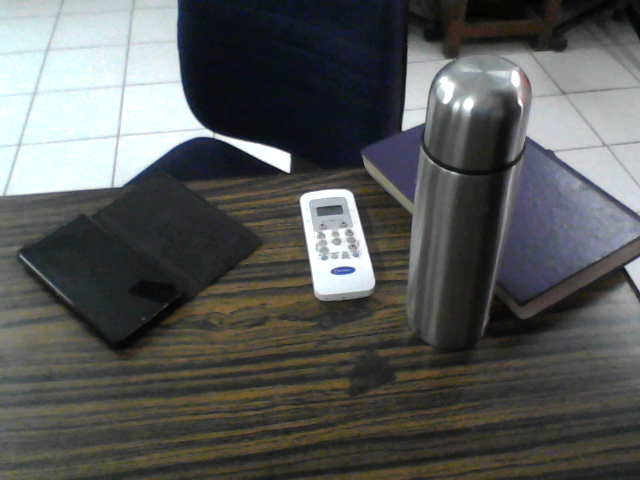
#> input picture Su19_Image_Processing/essential_matrix/data_4.png, 640 x 480 px, found by its file name
$ python 12_epipolar_geometry.py   (older library calls are emulated)
#> lines starting #> are read from the running program, lines starting #| are printed output that depends on the picture
import cv2
import numpy as np
from matplotlib import pyplot as plt
from utils import *

# img1 = cv2.imread('opencv_frame_ref_1.png',0)  #queryimage # left image
# img2 = cv2.imread('opencv_frame_ref_2.png',0) #trainimage # right image

img1 = cv2.imread('data_4.png',0)
#> img1: shape (480, 640); min 2, max 255, mean 88.6
img2 = cv2.imread('data_3.png',0)
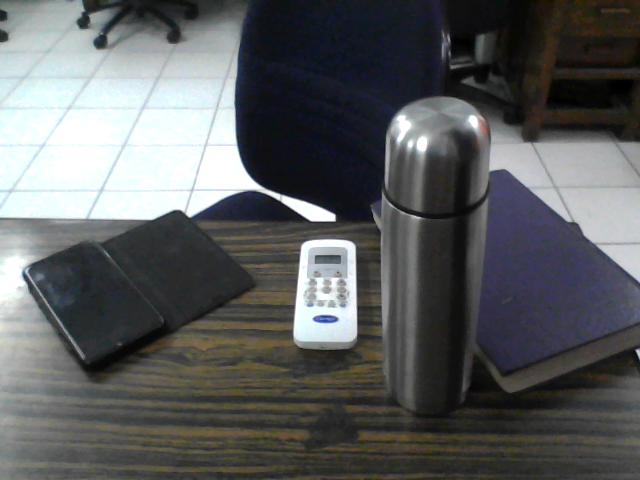
#> input picture Su19_Image_Processing/essential_matrix/data_3.png, 640 x 480 px, found by its file name
#> img2: shape (480, 640); min 0, max 255, mean 92.7


#####################################
### THIS DOES NOT TRULY BELONG HERE #
# [16 lines of commented-out code are left out]
orb = cv2.ORB()
orb = cv2.ORB_create(edgeThreshold=15, patchSize=31,
				nlevels=8, fastThreshold=20,scaleFactor=1.2,
				WTA_K=2, scoreType=cv2.ORB_HARRIS_SCORE,
				firstLevel=0,nfeatures=500)

## find the keypoints and descriptors with SIFT
# kp1, des1 = sift.detectAndCompute(img1,None)
# kp2, des2 = sift.detectAndCompute(img2,None)
kp1 = orb.detect(img1,None)
#> kp1 = 500 keypoints; strongest (x, y, size): (287, 158, 92.6), (287, 170, 37.2), (288, 171, 31), (283, 165, 111.1)
kp1, des1 = orb.compute(img1, kp1)
kp2 = orb.detect(img2,None)
#> kp2 = 500 keypoints; strongest (x, y, size): (332, 216, 64.3), (332, 218, 53.6), (331, 216, 77.1), (248, 182, 92.6)
kp2, des2 = orb.compute(img2, kp2)

# create BFMatcher object
bf = cv2.BFMatcher(cv2.NORM_HAMMING, crossCheck=True)
# Match descriptors.
matches = bf.match(des1,des2)
#> matches = 203 matches
# Sort them in the order of their distance.
matches = sorted(matches, key = lambda x:x.distance)
# Draw first 10 matches.
img3 = cv2.drawMatches(img1,kp1,img2,kp2,matches[:5],None, flags=2)
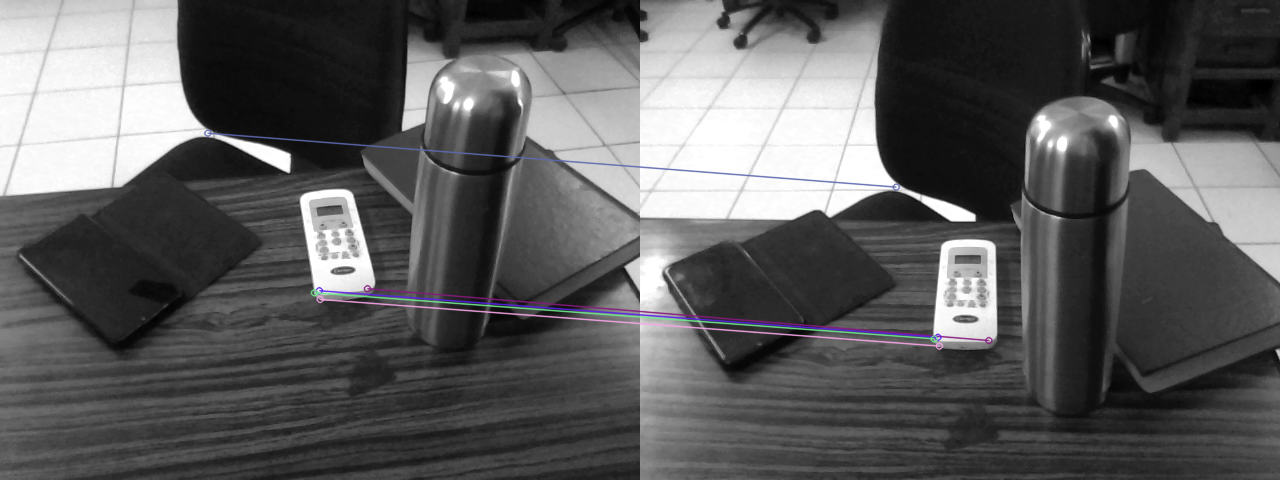
#> img3: shape (480, 1280, 3); mean of channels 0, 1, 2 91.3, 90.8, 91; drawn as B, G, R
# plt.imshow(img3),plt.show()

good = []
pts1 = []
pts2 = []

for m in matches:
	good.append([m])
	pts2.append(kp2[m.trainIdx].pt)
	pts1.append(kp1[m.queryIdx].pt)
#> after the loop, good = 203 matches; pts1 = 203 pairs, first value 20 to 557.3, second value 53.75 to 298.9; pts2 = 203 pairs, first value 24 to 574.8, second value 15 to 356.4

pts1 = np.int32(pts1)
#> pts1 = 203 pairs, first value 20 to 557, second value 53 to 298
pts2 = np.int32(pts2)
#> pts2 = 203 pairs, first value 24 to 574, second value 15 to 356
F, mask = cv2.findFundamentalMat(pts1,pts2,cv2.FM_LMEDS)
#> F = [[-3.1e-06, -7.13e-07, 0.00559], [1.14e-05, 1.75e-06, -0.0202], [-0.00501, 0.0161, 1]]; mask = 203 values, max 1 at index 0, min 0 at index 22, mean 0.734

# We select only inlier points
pts1 = pts1[mask.ravel()==1]
#> pts1 = 149 pairs, first value 203 to 526, second value 80 to 298
pts2 = pts2[mask.ravel()==1]
#> pts2 = 149 pairs, first value 107 to 490, second value 35 to 345

def drawlines(img1,img2,lines,pts1,pts2):
    ''' img1 - image on which we draw the epilines for the points in img2
        lines - corresponding epilines '''
    r,c = img1.shape
    img1 = cv2.cvtColor(img1,cv2.COLOR_GRAY2BGR)
    img2 = cv2.cvtColor(img2,cv2.COLOR_GRAY2BGR)
    for r,pt1,pt2 in zip(lines,pts1,pts2):
        color = tuple(np.random.randint(0,255,3).tolist())
        x0,y0 = map(int, [0, -r[2]/r[1] ])
        x1,y1 = map(int, [c, -(r[2]+r[0]*c)/r[1] ])
        img1 = cv2.line(img1, (x0,y0), (x1,y1), color,1)
        img1 = cv2.circle(img1,tuple(pt1),5,color,-1)
        img2 = cv2.circle(img2,tuple(pt2),5,color,-1)
    return img1,img2


# Find epilines corresponding to points in right image (second image) and
# drawing its lines on left image
lines1 = cv2.computeCorrespondEpilines(pts2.reshape(-1,1,2), 2,F)
#> lines1 = 149 rows, first 8: [-0.121, 0.993, -259.1], [-0.222, 0.975, -79.79], [-0.134, 0.991, -236.4], [-0.127, 0.992, -248.5], [-0.125, 0.992, -252.3], [-0.218, 0.976, -85.8], [-0.19, 0.982, -136], [-0.145, 0.989, -215.9]
lines1 = lines1.reshape(-1,3)
img5,img6 = drawlines(img1,img2,lines1,pts1,pts2)
#> the loop in drawlines, `for r,pt1,pt2 in zip(lines,pts1,pts2):` made 149 passes
#> (r, pt1, pt2, color, y0, y1) on passes 1 to 9: ([-0.121, 0.993, -259.1], [319, 298], [298, 345], (172, 47, 117), 260, 338), ([-0.222, 0.975, -79.79], [207, 132], [255, 186], (192, 67, 251), 81, 227), ([-0.134, 0.991, -236.4], [367, 288], [348, 340], (195, 103, 9), 238, 324), ([-0.127, 0.992, -248.5], [318, 290], [297, 336], (211, 21, 242), 250, 332), ([-0.125, 0.992, -252.3], [313, 292], [293, 338], (36, 87, 70), 254, 334), ([-0.218, 0.976, -85.8], [203, 137], [248, 189], (216, 88, 140), 87, 231), ([-0.19, 0.982, -136], [338, 205], [338, 255], (58, 193, 230), 138, 262), ([-0.145, 0.989, -215.9], [347, 268], [329, 318], (39, 87, 174), 218, 312), ([-0.127, 0.992, -248.6], [314, 288], [293, 335], (88, 81, 165), 250, 332)
#> after the loop in drawlines, `for r,pt1,pt2 in zip(lines,pts1,pts2):`:
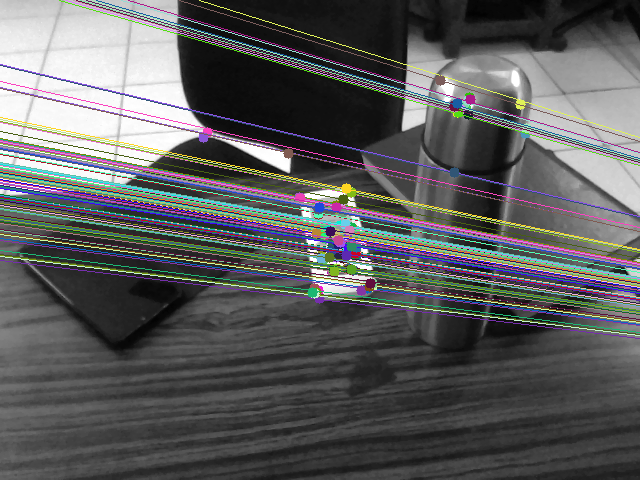
#> img1: shape (480, 640, 3); mean B, G, R 92.7, 92.2, 91.7
#> after the loop in drawlines, `for r,pt1,pt2 in zip(lines,pts1,pts2):`:
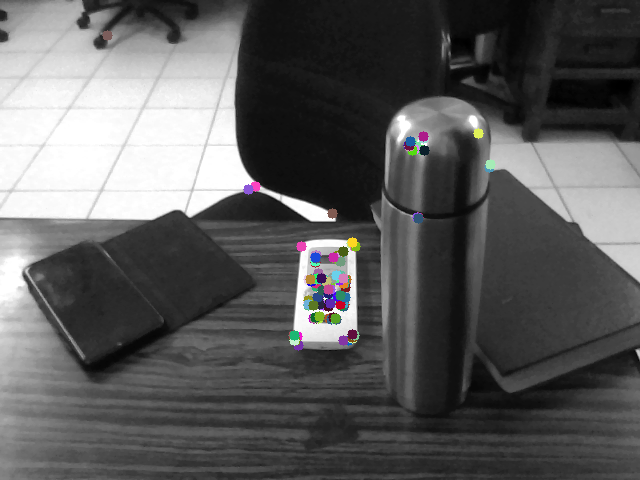
#> img2: shape (480, 640, 3); mean B, G, R 92, 91.9, 92

# Find epilines corresponding to points in left image (first image) and
# drawing its lines on right image
lines2 = cv2.computeCorrespondEpilines(pts1.reshape(-1,1,2), 1,F)
#> lines2 = 149 rows, first 8: [0.265, -0.964, 252.1], [0.266, -0.964, 114.1], [0.265, -0.964, 235.7], [0.265, -0.964, 244.3], [0.265, -0.964, 246.9], [0.266, -0.964, 119.4], [0.266, -0.964, 156.9], [0.265, -0.964, 218.2]
lines2 = lines2.reshape(-1,3)
img3,img4 = drawlines(img2,img1,lines2,pts2,pts1)
#> the loop in drawlines (call 2), `for r,pt1,pt2 in zip(lines,pts1,pts2):` made 149 passes
#> (r, pt1, pt2, color, y0, y1) on passes 1 to 9: ([0.265, -0.964, 252.1], [298, 345], [319, 298], (81, 120, 116), 261, 436), ([0.266, -0.964, 114.1], [255, 186], [207, 132], (183, 64, 203), 118, 295), ([0.265, -0.964, 235.7], [348, 340], [367, 288], (220, 164, 25), 244, 420), ([0.265, -0.964, 244.3], [297, 336], [318, 290], (32, 170, 14), 253, 428), ([0.265, -0.964, 246.9], [293, 338], [313, 292], (214, 28, 20), 256, 431), ([0.266, -0.964, 119.4], [248, 189], [203, 137], (210, 68, 22), 123, 300), ([0.266, -0.964, 156.9], [338, 255], [338, 205], (227, 122, 83), 162, 339), ([0.265, -0.964, 218.2], [329, 318], [347, 268], (135, 200, 61), 226, 402), ([0.265, -0.964, 242.8], [293, 335], [314, 288], (141, 5, 0), 251, 427)
#> pass 1, in drawlines (call 2), `img1 = cv2.line(img1, (x0,y0), (x1,y1), color,1)`:
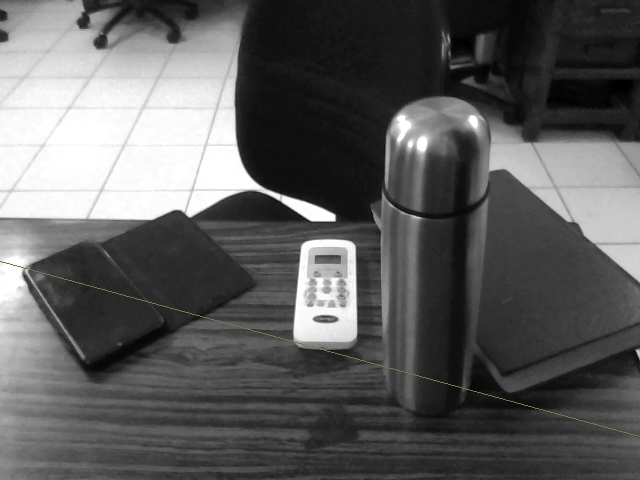
#> img1: shape (480, 640, 3); mean B, G, R 92.8, 92.9, 92.8
#> after the loop in drawlines (call 2), `for r,pt1,pt2 in zip(lines,pts1,pts2):`:
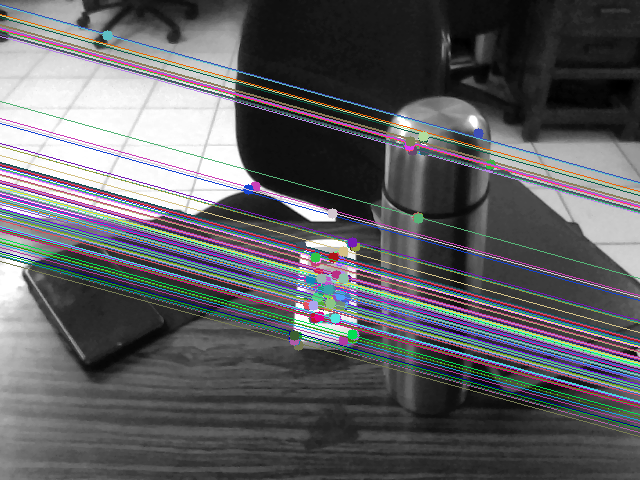
#> img1: shape (480, 640, 3); mean B, G, R 98.4, 95.2, 95.2
#> after the loop in drawlines (call 2), `for r,pt1,pt2 in zip(lines,pts1,pts2):`:
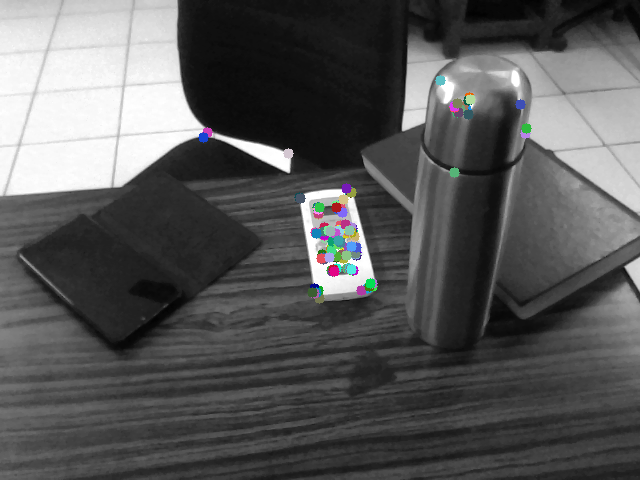
#> img2: shape (480, 640, 3); mean B, G, R 88.1, 88, 87.8

# [11 lines of commented-out code are left out]

plt.subplot(121),plt.imshow(img5)
plt.subplot(122),plt.imshow(img3)
plt.show()
#> figure, not shown here; B, G, R data is drawn as R, G, B

# [13 lines of commented-out code are left out]
